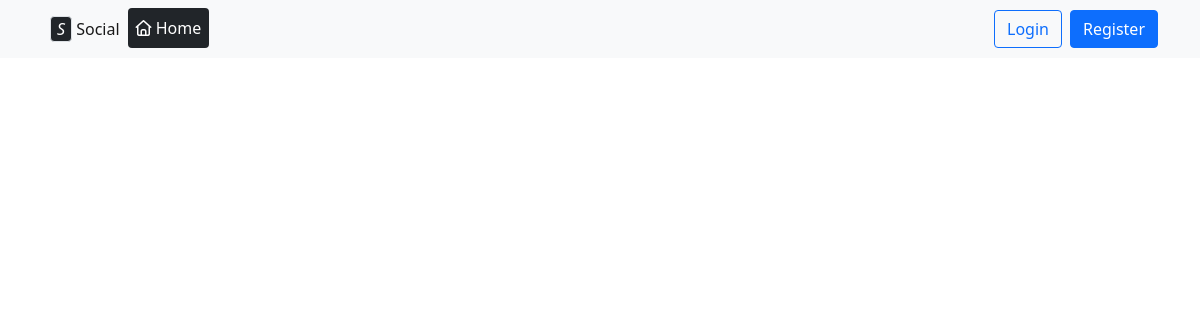
The app's page /, older data.
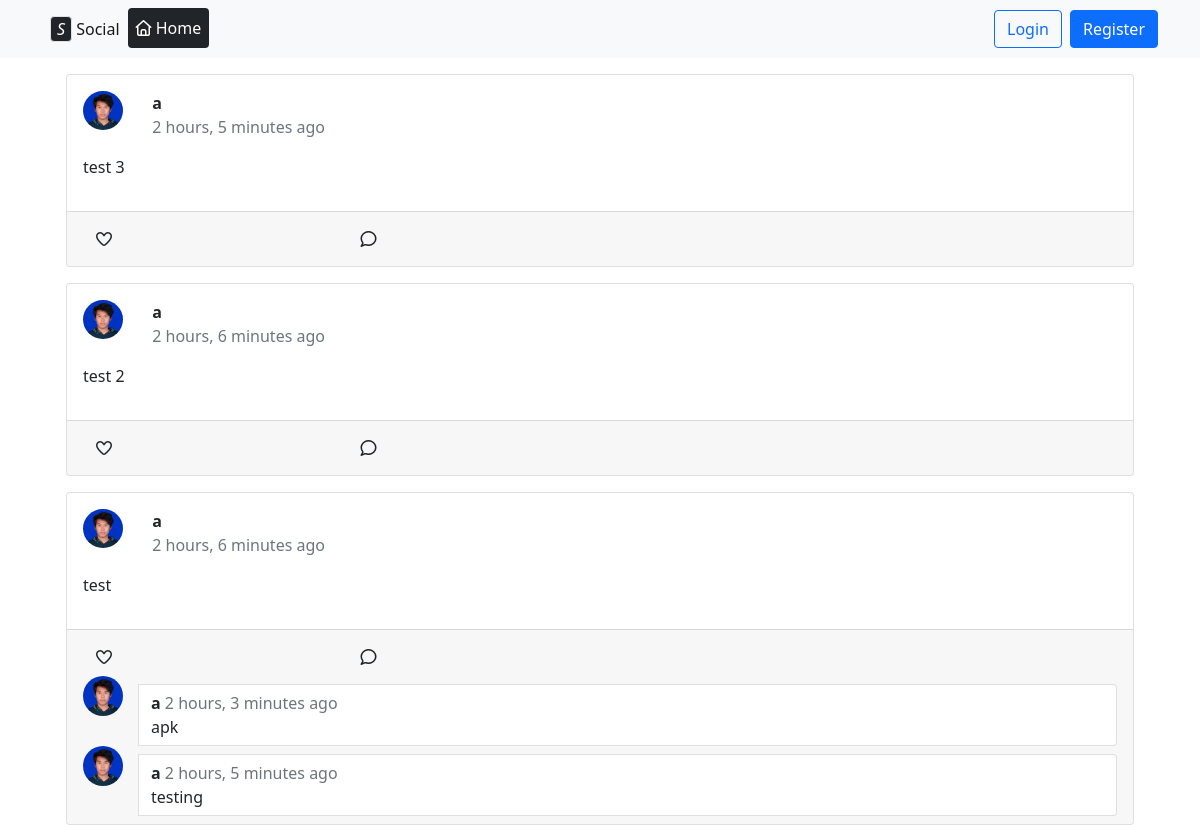
The same page, newer data.
### project/models.py (models this page shows, shortened)
class Post(models.Model):
    user = models.ForeignKey(User, on_delete=models.CASCADE, related_name='posts')
    description = models.TextField()
    image = models.ImageField(upload_to='post/images', blank=True, null=True)
    video = models.FileField(upload_to='post/videos', blank=True, null=True)
    date = models.DateTimeField(auto_now=True)
    @property
    def post_get_likes(self):
        return self.likes.filter(is_like=True)
    @property
    def post_get_comments(self):
        return self.comments.all().order_by('-date')

class Profile(models.Model):
    user = models.OneToOneField(User, on_delete=models.CASCADE, related_name='info')
    profile = models.ImageField(upload_to='profiles/', blank=True, null=True)

class Comment(models.Model):
    user = models.ForeignKey(User, on_delete=models.CASCADE, related_name='comments')
    post = models.ForeignKey(Post, on_delete=models.CASCADE, related_name='comments')
    comment= models.TextField()
    date = models.DateTimeField(auto_now=True)

### project/views.py (the view)
# urls.py: path('', views.index, name='index'),
def index(request):
    if request.user.is_authenticated:
                    posts = Post.objects.annotate(
                liked_by_user=Count('likes', filter=Q(likes__user=request.user, likes__is_like=True))
            ).order_by('-date')
    else:
        posts = Post.objects.all().order_by('-date')
    if request.method == 'POST':
        form = PostForm(request.POST, request.FILES)
        if form.is_valid():
            post = form.save(commit=False)   # do NOT save yet
            post.user = request.user         # attach logged-in user
            post.save()
            return redirect("website:index")
        return render(request, 'post/post.html', context={"form": form, 'posts': posts})
    else:
        form = PostForm()
        return render(request, 'post/post.html', context={"form": form, 'posts': posts})

### project/templatetags/nav_tags.py (called while the page is built)
@register.simple_tag(takes_context=True)
def url_name_in(context, *names):
    try:
        current = context['request'].resolver_match.url_name
        return current in names
    except (AttributeError, KeyError):
        return False

### project/templates/post/post.html (shortened to what this page needs)
{% extends 'base.html' %}
{% load static %}
{% block content %}
<div class="container">
    {% for post in posts %}
    <div class="card mx-4 mt-3" >
        <div class="card-titile mx-3 mt-3">
            <div class="d-flex justify-content-between align-items-center">
                <div class="row">
                    <div class="col-3">
                        {% if post.user.info.profile %}
                        <img src="{{ post.user.info.profile.url }}" width="40" class="rounded-circle me-3">
                        {% else %}
                        <img src="{% static 'logo/profile_logo.png' %}" class="rounded-circle me-2" width="40">
                        {% endif %}
                    </div>
                    <div class="col"><strong>{{ post.user.username}}</strong>
                        <br><span class="text-secondary">{{ post.date|timesince }} ago</span>
                    </div>
                </div>
            </div>
        </div>
        <div class="card-body">
            <p>{{ post.description}}</p>
        </div>
        <div class="card-footer">
            <div class="row">
                <div class="col-3">
                    <a class="btn" {% if request.user.is_authenticated %} hx-get="{% url 'website:like-view' post.id %}"  hx-target="#post-card-{{post.id}}" hx-swap="outerHTML" {% endif %}>
                        {% if post.liked_by_user %}
                        <i class="fa-solid fa-heart text-danger"></i>
                        {% else %}
                        <i class="fa-regular fa-heart"></i>
                        {% endif %}
                    </a>
                </div>
                <div class="col-2"><a class="btn {% if request.user.is_authenticated %} comment_btn {% endif %}"><i class="fa-regular fa-comment"></i></a></div>
            </div>
            <div class="comment-section" id="post-card-{{post.id}}">
                <div class="comments-container">
            {% for comment in post.post_get_comments %}
            <div class="input-group">
                    {% if comment.user.info.profile %}
                        <img src="{{ comment.user.info.profile.url }}" width="40" height="40" class="rounded-circle me-3">
                        {% else %}
                        <img src="{% static 'logo/profile_logo.png' %}" width="40" height="40" class="rounded-circle me-3">
                        {% endif %}
                    <div class="card mt-2 form-control">
                        <div >
                            <strong>{{comment.user.username}} </strong><span class="text-secondary">{{ comment.date|timesince }} ago</span><br>
                            {{ comment.comment }}
                        </div>
                    </div>
                    </div>
                {% endfor %}
                </div>
            </div>
        </div>
    </div>
    {% endfor %}
</div>
{% endblock %}

Row changes from the older to the newer data that the page shows:
added Post: user.info.profile (picture), user.username "a", date "2 hours, 5 minutes", description "test 3"
added Post: user.info.profile (picture), user.username "a", date "2 hours, 6 minutes", description "test 2"
added Post: user.info.profile (picture), user.username "a", date "2 hours, 6 minutes", description "test"
added Comment: user.info.profile (picture), user.username "a", date "2 hours, 3 minutes", comment "apk"
added Comment: user.info.profile (picture), user.username "a", date "2 hours, 5 minutes", comment "testing"
